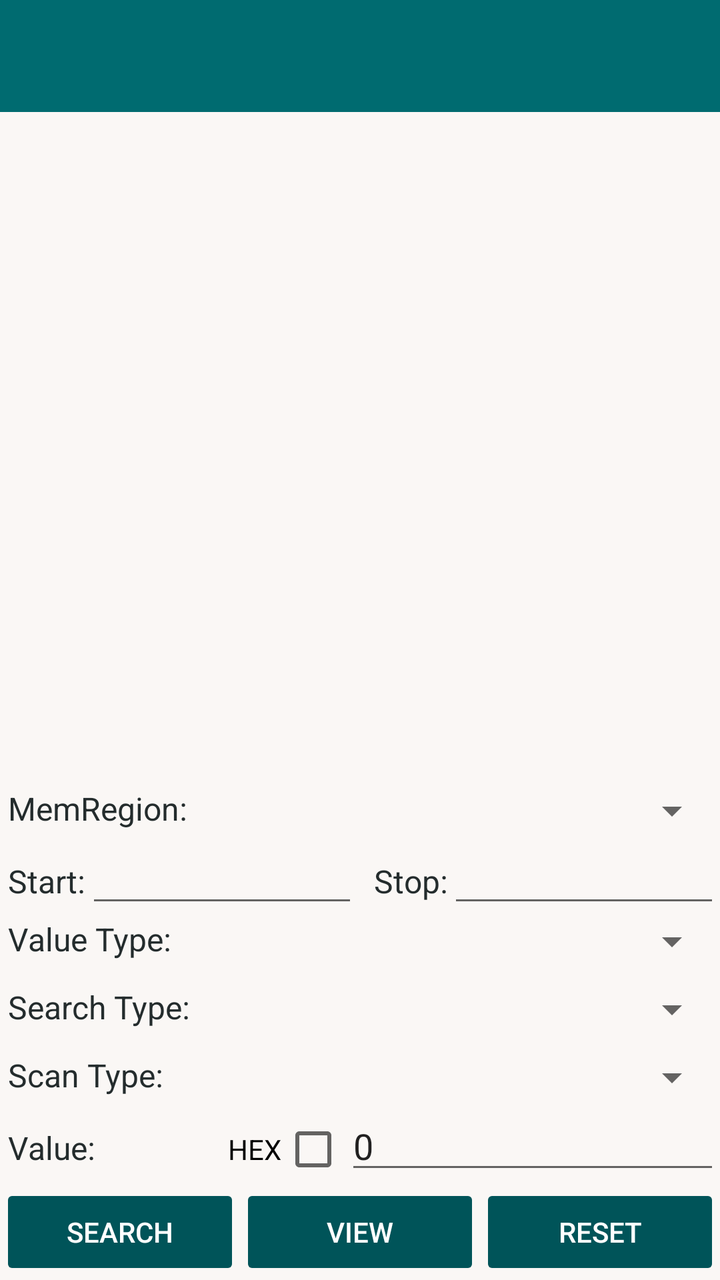
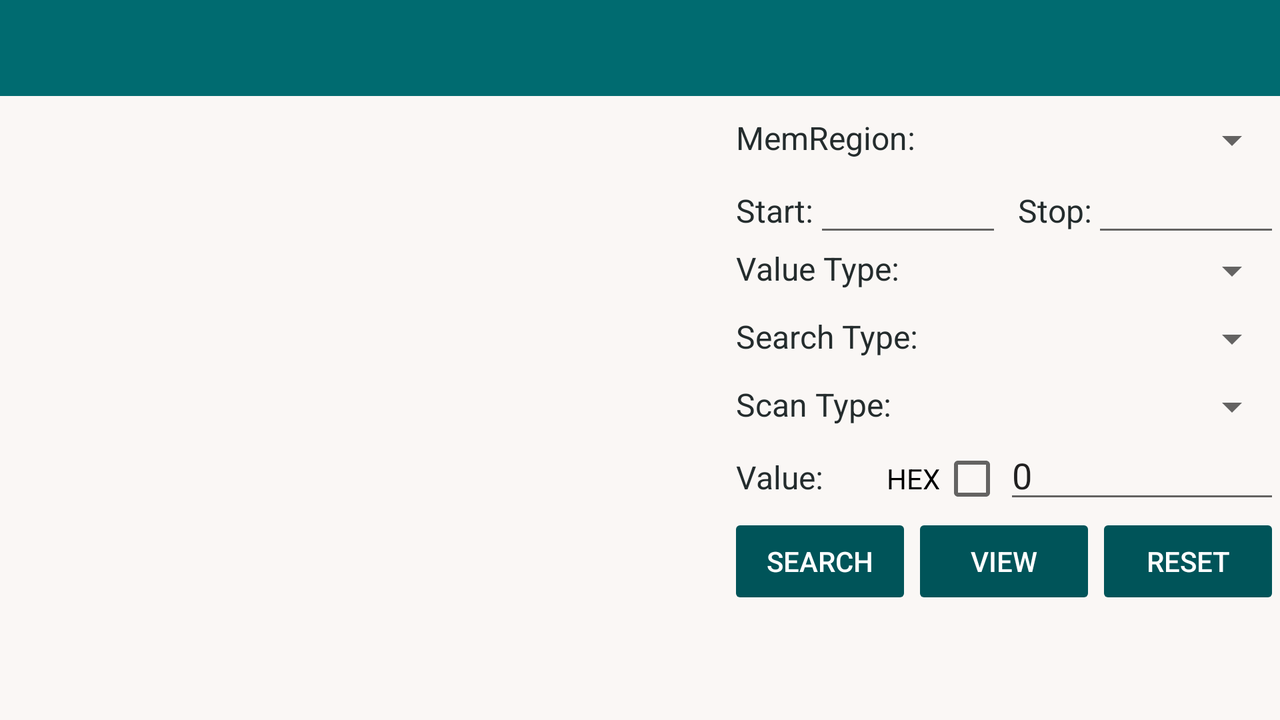

First picture: res/layout/ on a phone held upright. Second picture: the repository's own variant of that layout, on a device whose configuration matches the variant's folder. Source for both follows.
<!-- AndroidManifest.xml: activity theme CaraTheme -->
<!-- res/layout/activity_memory.xml -->
<?xml version="1.0" encoding="utf-8"?>
<RelativeLayout xmlns:android="http://schemas.android.com/apk/res/android"
    xmlns:app="http://schemas.android.com/apk/res-auto"
    android:layout_width="match_parent"
    android:layout_height="match_parent">

    <androidx.appcompat.widget.Toolbar
        android:id="@+id/toolbar"
        android:theme="@style/ThemeOverlay.AppCompat.Dark.ActionBar"
        app:popupTheme="@style/ThemeOverlay.AppCompat.DayNight"
        android:background="?attr/colorPrimary"
        android:layout_width="match_parent"
        android:layout_height="?attr/actionBarSize"
        android:layout_alignParentTop="true" />

    <androidx.recyclerview.widget.RecyclerView
        android:id="@+id/memory_list"
        android:layout_below="@id/toolbar"
        android:layout_above="@+id/memory_search_layout"
        android:layout_width="match_parent"
        android:layout_height="match_parent"/>

    <LinearLayout
        android:id="@+id/memory_search_layout"
        android:layout_alignParentBottom="true"
        android:orientation="vertical"
        android:layout_width="match_parent"
        android:layout_height="wrap_content">

        <LinearLayout
            android:orientation="horizontal"
            android:paddingTop="10dp"
            android:layout_width="match_parent"
            android:layout_height="wrap_content">

            <TextView
                android:text="@string/memory_region_text"
                android:textSize="16sp"
                android:layout_weight="1"
                android:paddingStart="4dp"
                android:layout_width="match_parent"
                android:layout_height="wrap_content"/>

            <Spinner
                android:id="@+id/spinner_mem_region"
                android:layout_weight="1"
                android:layout_width="match_parent"
                android:layout_height="wrap_content"/>

        </LinearLayout>

        <LinearLayout
            android:orientation="horizontal"
            android:layout_width="match_parent"
            android:layout_height="wrap_content">

            <TextView
                android:text="@string/memory_region_start"
                android:textSize="16sp"
                android:paddingStart="4dp"
                android:layout_width="wrap_content"
                android:layout_height="wrap_content"/>

            <EditText
                android:id="@+id/edit_region_start"
                android:layout_weight="1"
                android:layout_width="match_parent"
                android:layout_height="wrap_content"/>

            <TextView
                android:text="@string/memory_region_stop"
                android:textSize="16sp"
                android:paddingStart="8dp"
                android:layout_width="wrap_content"
                android:layout_height="wrap_content"/>

            <EditText
                android:id="@+id/edit_region_stop"
                android:layout_weight="1"
                android:layout_width="match_parent"
                android:layout_height="wrap_content"/>

        </LinearLayout>

        <LinearLayout
            android:orientation="horizontal"
            android:layout_width="match_parent"
            android:layout_height="wrap_content">

            <TextView
                android:text="@string/memory_value_type"
                android:textSize="16sp"
                android:layout_weight="1"
                android:paddingStart="4dp"
                android:layout_width="match_parent"
                android:layout_height="wrap_content"/>

            <Spinner
                android:id="@+id/spinner_value_type"
                android:layout_weight="1"
                android:layout_width="match_parent"
                android:layout_height="wrap_content"/>

        </LinearLayout>

        <LinearLayout
            android:orientation="horizontal"
            android:paddingTop="10dp"
            android:layout_width="match_parent"
            android:layout_height="wrap_content">

            <TextView
                android:text="@string/memory_search_type"
                android:textSize="16sp"
                android:layout_weight="1"
                android:paddingStart="4dp"
                android:layout_width="match_parent"
                android:layout_height="wrap_content"/>

            <Spinner
                android:id="@+id/spinner_search_type"
                android:layout_weight="1"
                android:layout_width="match_parent"
                android:layout_height="wrap_content"/>

        </LinearLayout>

        <LinearLayout
            android:orientation="horizontal"
            android:paddingTop="10dp"
            android:layout_width="match_parent"
            android:layout_height="wrap_content">

            <TextView
                android:text="@string/memory_scan_type"
                android:textSize="16sp"
                android:layout_weight="1"
                android:paddingStart="4dp"
                android:layout_width="match_parent"
                android:layout_height="wrap_content"/>

            <Spinner
                android:id="@+id/spinner_scan_type"
                android:layout_weight="1"
                android:layout_width="match_parent"
                android:layout_height="wrap_content"/>

        </LinearLayout>

        <LinearLayout
            android:orientation="horizontal"
            android:layout_width="match_parent"
            android:layout_height="wrap_content">

            <TextView
                android:text="@string/memory_search_value"
                android:textSize="16sp"
                android:layout_weight="10"
                android:paddingStart="4dp"
                android:layout_width="match_parent"
                android:layout_height="wrap_content"/>

            <CheckBox
                android:id="@+id/checkbox_hex"
                android:text="HEX"
                android:layoutDirection="rtl"
                android:layout_width="wrap_content"
                android:layout_height="wrap_content"/>

            <EditText
                android:id="@+id/edit_search_value"
                android:text="0"
                android:layout_weight="7"
                android:layout_width="match_parent"
                android:layout_height="wrap_content"/>

        </LinearLayout>

        <LinearLayout
            android:orientation="horizontal"
            android:layout_width="match_parent"
            android:layout_height="wrap_content">

            <Button
                android:id="@+id/btn_search"
                android:text="@string/memory_btn_search"
                android:layout_weight="1"
                style="@style/CaraTheme.Button"
                android:stateListAnimator="@null"
                android:layout_width="wrap_content"
                android:layout_height="wrap_content"/>

            <Button
                android:id="@+id/btn_view"
                android:text="@string/memory_btn_view"
                android:layout_weight="1"
                style="@style/CaraTheme.Button"
                android:stateListAnimator="@null"
                android:layout_width="wrap_content"
                android:layout_height="wrap_content"/>

            <Button
                android:id="@+id/btn_reset"
                android:text="@string/memory_btn_reset"
                android:layout_weight="1"
                style="@style/CaraTheme.Button"
                android:stateListAnimator="@null"
                android:layout_width="wrap_content"
                android:layout_height="wrap_content"/>

        </LinearLayout>

    </LinearLayout>

</RelativeLayout>
<!-- resources referenced by this layout -->
<resources>
  <string name="memory_btn_reset">Reset</string>
  <string name="memory_btn_search">Search</string>
  <string name="memory_btn_view">View</string>
  <string name="memory_region_start">Start:</string>
  <string name="memory_region_stop">Stop:</string>
  <string name="memory_region_text">MemRegion:</string>
  <string name="memory_scan_type">Scan Type:</string>
  <string name="memory_search_type">Search Type:</string>
  <string name="memory_search_value">Value:</string>
  <string name="memory_value_type">Value Type:</string>
  <style name="CaraTheme.Button" parent="Widget.AppCompat.Button.Colored">
          <item name="backgroundTint">@color/cara_orange_dark</item>
          <item name="android:textColor">@color/cara_accent_white</item>
      </style>
  <style name="CaraTheme" parent="Theme.AppCompat.DayNight.NoActionBar">
          <item name="android:textColor">@color/foreground_color</item>
          <item name="android:windowBackground">@color/background_color</item>
          <item name="colorPrimary">@color/cara_orange</item>
          <item name="colorPrimaryDark">@color/cara_orange</item>
          <item name="colorAccent">@color/cara_accent</item>
          <item name="colorSurface">@color/background_color</item>
          <item name="android:colorControlHighlight">@color/cara_highlight</item>
          <item name="actionOverflowMenuStyle">@style/OverflowMenu</item>
          <item name="bottomSheetDialogTheme">@style/BottomSheetMenu</item>
          <item name="android:buttonBarButtonStyle">@style/AlertDialog.Button</item>
      </style>
  <color name="cara_orange_dark">#005459</color>
  <color name="cara_accent_white">#FFFFFF</color>
  <color name="foreground_color">#242C2D</color>
  <color name="background_color">#FAF7F5</color>
  <color name="cara_orange">#006B70</color>
  <color name="cara_accent">#006B70</color>
  <color name="cara_highlight">#33006B70</color>
  <style name="OverflowMenu" parent="Widget.AppCompat.PopupMenu.Overflow">
          <item name="overlapAnchor">false</item>
          <item name="android:dropDownVerticalOffset">4dp</item>
      </style>
  <style name="BottomSheetMenu" parent="ThemeOverlay.MaterialComponents.BottomSheetDialog">
          <item name="android:colorControlHighlight">@color/cara_highlight</item>
          <item name="bottomSheetStyle">@style/ModalBottomSheet</item>
      </style>
  <style name="AlertDialog.Button" parent="Widget.AppCompat.Button.ButtonBar.AlertDialog">
          <item name="android:textColor">@color/cara_accent</item>
      </style>
  <style name="ModalBottomSheet" parent="Widget.MaterialComponents.BottomSheet.Modal">
          <item name="android:maxWidth">-1px</item> 
      </style>
</resources>
<!-- res/layout-land/activity_memory.xml (the repository's variant of the layout above) -->
<!-- drawn on the phone turned sideways -->
<?xml version="1.0" encoding="utf-8"?>
<RelativeLayout xmlns:android="http://schemas.android.com/apk/res/android"
    xmlns:app="http://schemas.android.com/apk/res-auto"
    android:layout_width="match_parent"
    android:layout_height="match_parent">

    <androidx.appcompat.widget.Toolbar
        android:id="@+id/toolbar"
        android:theme="@style/ThemeOverlay.AppCompat.Dark.ActionBar"
        app:popupTheme="@style/ThemeOverlay.AppCompat.DayNight"
        android:background="?attr/colorPrimary"
        android:layout_width="match_parent"
        android:layout_height="?attr/actionBarSize"
        android:layout_alignParentTop="true" />

    <androidx.recyclerview.widget.RecyclerView
        android:id="@+id/memory_list"
        android:layout_below="@id/toolbar"
        android:layout_alignParentStart="true"
        android:layout_width="364dp"
        android:layout_height="match_parent"/>

    <LinearLayout
        android:id="@+id/memory_search_layout"
        android:layout_below="@id/toolbar"
        android:layout_toEndOf="@id/memory_list"
        android:layout_alignParentEnd="true"
        android:orientation="vertical"
        android:layout_width="match_parent"
        android:layout_height="match_parent">

        <LinearLayout
            android:orientation="horizontal"
            android:paddingTop="10dp"
            android:layout_width="match_parent"
            android:layout_height="wrap_content">

            <TextView
                android:text="@string/memory_region_text"
                android:textSize="16sp"
                android:layout_weight="1"
                android:paddingStart="4dp"
                android:layout_width="match_parent"
                android:layout_height="wrap_content"/>

            <Spinner
                android:id="@+id/spinner_mem_region"
                android:layout_weight="1"
                android:layout_width="match_parent"
                android:layout_height="wrap_content"/>

        </LinearLayout>

        <LinearLayout
            android:orientation="horizontal"
            android:layout_width="match_parent"
            android:layout_height="wrap_content">

            <TextView
                android:text="@string/memory_region_start"
                android:textSize="16sp"
                android:paddingStart="4dp"
                android:layout_width="wrap_content"
                android:layout_height="wrap_content"/>

            <EditText
                android:id="@+id/edit_region_start"
                android:layout_weight="1"
                android:layout_width="match_parent"
                android:layout_height="wrap_content"/>

            <TextView
                android:text="@string/memory_region_stop"
                android:textSize="16sp"
                android:paddingStart="8dp"
                android:layout_width="wrap_content"
                android:layout_height="wrap_content"/>

            <EditText
                android:id="@+id/edit_region_stop"
                android:layout_weight="1"
                android:layout_width="match_parent"
                android:layout_height="wrap_content"/>

        </LinearLayout>

        <LinearLayout
            android:orientation="horizontal"
            android:layout_width="match_parent"
            android:layout_height="wrap_content">

            <TextView
                android:text="@string/memory_value_type"
                android:textSize="16sp"
                android:layout_weight="1"
                android:paddingStart="4dp"
                android:layout_width="match_parent"
                android:layout_height="wrap_content"/>

            <Spinner
                android:id="@+id/spinner_value_type"
                android:layout_weight="1"
                android:layout_width="match_parent"
                android:layout_height="wrap_content"/>

        </LinearLayout>

        <LinearLayout
            android:orientation="horizontal"
            android:paddingTop="10dp"
            android:layout_width="match_parent"
            android:layout_height="wrap_content">

            <TextView
                android:text="@string/memory_search_type"
                android:textSize="16sp"
                android:layout_weight="1"
                android:paddingStart="4dp"
                android:layout_width="match_parent"
                android:layout_height="wrap_content"/>

            <Spinner
                android:id="@+id/spinner_search_type"
                android:layout_weight="1"
                android:layout_width="match_parent"
                android:layout_height="wrap_content"/>

        </LinearLayout>

        <LinearLayout
            android:orientation="horizontal"
            android:paddingTop="10dp"
            android:layout_width="match_parent"
            android:layout_height="wrap_content">

            <TextView
                android:text="@string/memory_scan_type"
                android:textSize="16sp"
                android:layout_weight="1"
                android:paddingStart="4dp"
                android:layout_width="match_parent"
                android:layout_height="wrap_content"/>

            <Spinner
                android:id="@+id/spinner_scan_type"
                android:layout_weight="1"
                android:layout_width="match_parent"
                android:layout_height="wrap_content"/>

        </LinearLayout>

        <LinearLayout
            android:orientation="horizontal"
            android:layout_width="match_parent"
            android:layout_height="wrap_content">

            <TextView
                android:text="@string/memory_search_value"
                android:textSize="16sp"
                android:layout_weight="10"
                android:paddingStart="4dp"
                android:layout_width="match_parent"
                android:layout_height="wrap_content"/>

            <CheckBox
                android:id="@+id/checkbox_hex"
                android:text="HEX"
                android:layoutDirection="rtl"
                android:layout_width="wrap_content"
                android:layout_height="wrap_content"/>

            <EditText
                android:id="@+id/edit_search_value"
                android:text="0"
                android:layout_weight="7"
                android:layout_width="match_parent"
                android:layout_height="wrap_content"/>

        </LinearLayout>

        <LinearLayout
            android:orientation="horizontal"
            android:layout_width="match_parent"
            android:layout_height="wrap_content">

            <Button
                android:id="@+id/btn_search"
                android:text="@string/memory_btn_search"
                android:layout_weight="1"
                style="@style/CaraTheme.Button"
                android:stateListAnimator="@null"
                android:layout_width="wrap_content"
                android:layout_height="wrap_content"/>

            <Button
                android:id="@+id/btn_view"
                android:text="@string/memory_btn_view"
                android:layout_weight="1"
                style="@style/CaraTheme.Button"
                android:stateListAnimator="@null"
                android:layout_width="wrap_content"
                android:layout_height="wrap_content"/>

            <Button
                android:id="@+id/btn_reset"
                android:text="@string/memory_btn_reset"
                android:layout_weight="1"
                style="@style/CaraTheme.Button"
                android:stateListAnimator="@null"
                android:layout_width="wrap_content"
                android:layout_height="wrap_content"/>

        </LinearLayout>

    </LinearLayout>

</RelativeLayout>
